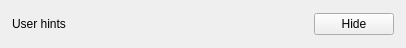
<?xml version="1.0" encoding="UTF-8"?>
<ui version="4.0">
 <class>ui_user_hint_widget</class>
 <widget class="QWidget" name="ui_user_hint_widget">
  <property name="geometry">
   <rect>
    <x>0</x>
    <y>0</y>
    <width>406</width>
    <height>48</height>
   </rect>
  </property>
  <property name="windowTitle">
   <string>Form</string>
  </property>
  <layout class="QHBoxLayout" name="horizontalLayout">
   <property name="margin">
    <number>12</number>
   </property>
   <item>
    <widget class="QLabel" name="label_user_hint">
     <property name="toolTip">
      <string>A list of user hints</string>
     </property>
     <property name="text">
      <string>User hints</string>
     </property>
     <property name="openExternalLinks">
      <bool>true</bool>
     </property>
    </widget>
   </item>
   <item>
    <widget class="QPushButton" name="button_hide">
     <property name="sizePolicy">
      <sizepolicy hsizetype="Fixed" vsizetype="Fixed">
       <horstretch>0</horstretch>
       <verstretch>0</verstretch>
      </sizepolicy>
     </property>
     <property name="toolTip">
      <string>Click to open script editor</string>
     </property>
     <property name="text">
      <string>Hide</string>
     </property>
    </widget>
   </item>
  </layout>
 </widget>
 <resources/>
 <connections/>
</ui>
